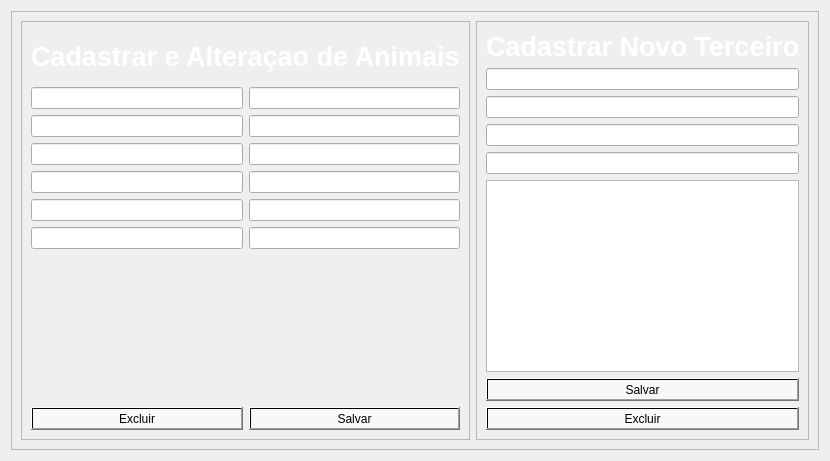
            <widget class="QWidget" name="settings_page">
             <property name="styleSheet">
              <string notr="true"/>
             </property>
             <layout class="QVBoxLayout" name="verticalLayout_5">
              <item>
               <widget class="QFrame" name="frame_2">
                <property name="maximumSize">
                 <size>
                  <width>16777215</width>
                  <height>16777215</height>
                 </size>
                </property>
                <property name="frameShape">
                 <enum>QFrame::StyledPanel</enum>
                </property>
                <property name="frameShadow">
                 <enum>QFrame::Raised</enum>
                </property>
                <layout class="QGridLayout" name="gridLayout_7">
                 <item row="0" column="1">
                  <widget class="QFrame" name="frame_4">
                   <property name="minimumSize">
                    <size>
                     <width>250</width>
                     <height>0</height>
                    </size>
                   </property>
                   <property name="maximumSize">
                    <size>
                     <width>400</width>
                     <height>16777215</height>
                    </size>
                   </property>
                   <property name="frameShape">
                    <enum>QFrame::StyledPanel</enum>
                   </property>
                   <property name="frameShadow">
                    <enum>QFrame::Raised</enum>
                   </property>
                   <layout class="QVBoxLayout" name="verticalLayout_10">
                    <item>
                     <widget class="QLabel" name="label_8">
                      <property name="font">
                       <font>
                        <pointsize>20</pointsize>
                        <bold>true</bold>
                       </font>
                      </property>
                      <property name="styleSheet">
                       <string notr="true">color: rgb(255, 255, 255);</string>
                      </property>
                      <property name="text">
                       <string>Cadastrar Novo Terceiro</string>
                      </property>
                     </widget>
                    </item>
                    <item>
                     <widget class="QLineEdit" name="nomeTerceiroEdit">
                      <property name="styleSheet">
                       <string notr="true">color: rgb(255, 255, 255);</string>
                      </property>
                      <property name="placeholderText">
                       <string>Nome Completo</string>
                      </property>
                     </widget>
                    </item>
                    <item>
                     <widget class="QLineEdit" name="contatoTerceiroEdit">
                      <property name="styleSheet">
                       <string notr="true">color: rgb(255, 255, 255);</string>
                      </property>
                      <property name="placeholderText">
                       <string>Contatos</string>
                      </property>
                     </widget>
                    </item>
                    <item>
                     <widget class="QLineEdit" name="cidadeTerceiroEdit">
                      <property name="styleSheet">
                       <string notr="true">color: rgb(255, 255, 255);</string>
                      </property>
                      <property name="placeholderText">
                       <string>Cidade</string>
                      </property>
                     </widget>
                    </item>
                    <item>
                     <widget class="QLineEdit" name="cpfTerceiro">
                      <property name="styleSheet">
                       <string notr="true">color: rgb(255, 255, 255);</string>
                      </property>
                      <property name="placeholderText">
                       <string>CPF </string>
                      </property>
                     </widget>
                    </item>
                    <item>
                     <widget class="QTextEdit" name="observacoesTerceiroEdit">
                      <property name="styleSheet">
                       <string notr="true">color: rgb(255, 255, 255);</string>
                      </property>
                      <property name="placeholderText">
                       <string>Observações Gerais</string>
                      </property>
                     </widget>
                    </item>
                    <item>
                     <widget class="QPushButton" name="SalvarTerceiropushButton">
                      <property name="styleSheet">
                       <string notr="true">background-color: qlineargradient(spread:pad, x1:0, y1:0, x2:1, y2:1, stop:1 rgba(255, 255, 255, 140));</string>
                      </property>
                      <property name="text">
                       <string>Salvar</string>
                      </property>
                     </widget>
                    </item>
                    <item>
                     <widget class="QPushButton" name="pushButton_3">
                      <property name="styleSheet">
                       <string notr="true">background-color: qlineargradient(spread:pad, x1:0, y1:0, x2:1, y2:1, stop:1 rgba(255, 255, 255, 140));</string>
                      </property>
                      <property name="text">
                       <string>Excluir</string>
                      </property>
                     </widget>
                    </item>
                   </layout>
                  </widget>
                 </item>
                 <item row="0" column="0">
                  <widget class="QFrame" name="frame_3">
                   <property name="minimumSize">
                    <size>
                     <width>0</width>
                     <height>0</height>
                    </size>
                   </property>
                   <property name="maximumSize">
                    <size>
                     <width>16777215</width>
                     <height>16777215</height>
                    </size>
                   </property>
                   <property name="frameShape">
                    <enum>QFrame::StyledPanel</enum>
                   </property>
                   <property name="frameShadow">
                    <enum>QFrame::Raised</enum>
                   </property>
                   <layout class="QGridLayout" name="gridLayout">
                    <item row="3" column="0">
                     <widget class="QLineEdit" name="codChipMaeEdit">
                      <property name="styleSheet">
                       <string notr="true">color: rgb(255, 255, 255);</string>
                      </property>
                      <property name="placeholderText">
                       <string>Codigo do Chip Mae</string>
                      </property>
                     </widget>
                    </item>
                    <item row="3" column="1">
                     <widget class="QLineEdit" name="pelagemEdit">
                      <property name="styleSheet">
                       <string notr="true">color: rgb(255, 255, 255);</string>
                      </property>
                      <property name="placeholderText">
                       <string>Pelagem</string>
                      </property>
                     </widget>
                    </item>
                    <item row="6" column="1">
                     <widget class="QLineEdit" name="cpfProprietario">
                      <property name="styleSheet">
                       <string notr="true">color: rgb(255, 255, 255);</string>
                      </property>
                      <property name="placeholderText">
                       <string>CPF do Criador</string>
                      </property>
                     </widget>
                    </item>
                    <item row="8" column="0">
                     <widget class="QPushButton" name="pushButton_2">
                      <property name="styleSheet">
                       <string notr="true">background-color: qlineargradient(spread:pad, x1:0, y1:0, x2:1, y2:1, stop:1 rgba(255, 255, 255, 140));</string>
                      </property>
                      <property name="text">
                       <string>Excluir</string>
                      </property>
                     </widget>
                    </item>
                    <item row="2" column="0">
                     <widget class="QLineEdit" name="nascimentoEdit">
                      <property name="styleSheet">
                       <string notr="true">color: rgb(255, 255, 255);</string>
                      </property>
                      <property name="placeholderText">
                       <string>Nascimento</string>
                      </property>
                     </widget>
                    </item>
                    <item row="4" column="0">
                     <widget class="QLineEdit" name="codChipPaiEdit">
                      <property name="styleSheet">
                       <string notr="true">color: rgb(255, 255, 255);</string>
                      </property>
                      <property name="placeholderText">
                       <string>Codigo do Chip Pai</string>
                      </property>
                     </widget>
                    </item>
                    <item row="4" column="1">
                     <widget class="QLineEdit" name="precoCompraEdit">
                      <property name="styleSheet">
                       <string notr="true">color: rgb(255, 255, 255);</string>
                      </property>
                      <property name="placeholderText">
                       <string>Preço de Compra</string>
                      </property>
                     </widget>
                    </item>
                    <item row="5" column="1">
                     <widget class="QLineEdit" name="precoVendaEdit">
                      <property name="styleSheet">
                       <string notr="true">color: rgb(255, 255, 255);</string>
                      </property>
                      <property name="placeholderText">
                       <string>Preço de Venda</string>
                      </property>
                     </widget>
                    </item>
                    <item row="5" column="0">
                     <widget class="QLineEdit" name="tipoSangueEdit">
                      <property name="styleSheet">
                       <string notr="true">color: rgb(255, 255, 255);</string>
                      </property>
                      <property name="placeholderText">
                       <string>Tipo Sanguineo</string>
                      </property>
                     </widget>
                    </item>
                    <item row="6" column="0">
                     <widget class="QLineEdit" name="cpfCriadorEdit">
                      <property name="styleSheet">
                       <string notr="true">color: rgb(255, 255, 255);</string>
                      </property>
                      <property name="placeholderText">
                       <string>CPF do Criador</string>
                      </property>
                     </widget>
                    </item>
                    <item row="2" column="1">
                     <widget class="QLineEdit" name="Sexo">
                      <property name="styleSheet">
                       <string notr="true">color: rgb(255, 255, 255);</string>
                      </property>
                      <property name="placeholderText">
                       <string>Digite Feminino ou Masculuno</string>
                      </property>
                     </widget>
                    </item>
                    <item row="0" column="0" colspan="2">
                     <widget class="QLabel" name="label_3">
                      <property name="minimumSize">
                       <size>
                        <width>100</width>
                        <height>50</height>
                       </size>
                      </property>
                      <property name="maximumSize">
                       <size>
                        <width>16777215</width>
                        <height>50</height>
                       </size>
                      </property>
                      <property name="font">
                       <font>
                        <pointsize>20</pointsize>
                        <bold>true</bold>
                       </font>
                      </property>
                      <property name="styleSheet">
                       <string notr="true">color:rgb(255,255,255);</string>
                      </property>
                      <property name="text">
                       <string>Cadastrar e Alteraçao de Animais</string>
                      </property>
                     </widget>
                    </item>
                    <item row="8" column="1">
                     <widget class="QPushButton" name="salvarAnimalpushButton">
                      <property name="styleSheet">
                       <string notr="true">background-color: qlineargradient(spread:pad, x1:0, y1:0, x2:1, y2:1, stop:1 rgba(255, 255, 255, 140));</string>
                      </property>
                      <property name="text">
                       <string>Salvar</string>
                      </property>
                     </widget>
                    </item>
                    <item row="1" column="1">
                     <widget class="QLineEdit" name="nomeEdit">
                      <property name="styleSheet">
                       <string notr="true">color: rgb(255, 255, 255);</string>
                      </property>
                      <property name="placeholderText">
                       <string>Nome do Animal</string>
                      </property>
                     </widget>
                    </item>
                    <item row="1" column="0">
                     <widget class="QLineEdit" name="codChipEdit">
                      <property name="styleSheet">
                       <string notr="true">color: rgb(255, 255, 255);</string>
                      </property>
                      <property name="placeholderText">
                       <string>Codigo do Chip</string>
                      </property>
                     </widget>
                    </item>
                    <item row="7" column="0">
                     <widget class="QLabel" name="foto1Animallabel">
                      <property name="text">
                       <string/>
                      </property>
                     </widget>
                    </item>
                    <item row="7" column="1">
                     <widget class="QLabel" name="foto2Animallabel">
                      <property name="text">
                       <string/>
                      </property>
                     </widget>
                    </item>
                   </layout>
                  </widget>
                 </item>
                </layout>
               </widget>
              </item>
             </layout>
            </widget>
